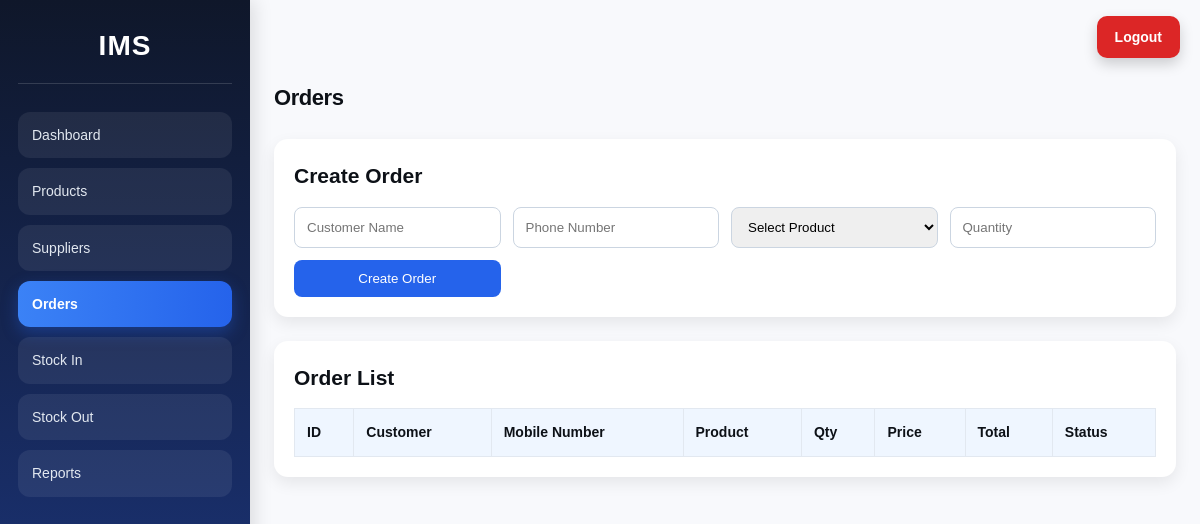
The app's page /orders.php (signed in), older data.
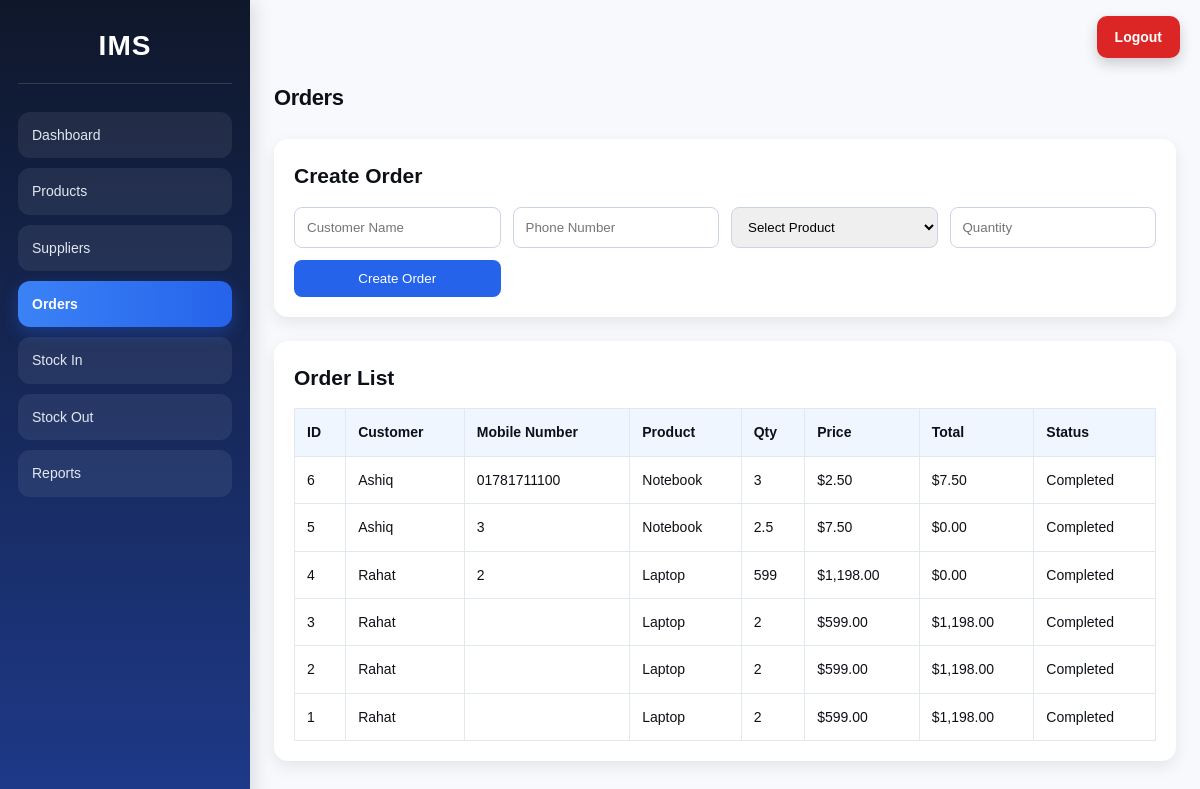
The same page, newer data.
### tables this page shows
CREATE TABLE orders (

id INTEGER PRIMARY KEY AUTOINCREMENT,
customer_name TEXT,
product_id INTEGER,
quantity INTEGER,
unit_price REAL,
total_price REAL,
status TEXT,
created_at DATETIME DEFAULT CURRENT_TIMESTAMP

, phone_number TEXT);

CREATE TABLE products (
    id INTEGER PRIMARY KEY AUTOINCREMENT,
    name TEXT NOT NULL,
    category TEXT NOT NULL,
    quantity INTEGER NOT NULL DEFAULT 0,
    price REAL NOT NULL DEFAULT 0,
    reorder_level INTEGER NOT NULL DEFAULT 5,
    supplier_id INTEGER NULL,
    FOREIGN KEY (supplier_id) REFERENCES suppliers(id) ON DELETE SET NULL
);

### orders.php (the view, shortened to what this page needs)
<?php
require_once 'includes/auth_check.php';
$orders = $pdo->query("SELECT o.*, p.name AS product_name FROM orders o JOIN products p ON o.product_id = p.id ORDER BY o.id DESC")->fetchAll();
require_once 'includes/header.php';
?>
<h1>Orders</h1>
<section class="panel">
<h2>Create Order</h2>
<form method="POST" class="grid-form">
<input type="text" name="customer_name" placeholder="Customer Name" required>
<input type="text" name="phone_number" placeholder="Phone Number" required>
<select name="product_id" required>
<option value="">Select Product</option>
</select>
<input type="number" name="quantity" placeholder="Quantity" min="1" required>
<button type="submit">Create Order</button>
</form>
</section>
<section class="panel">
<h2>Order List</h2>
<table>
<tr>
<th>ID</th>
<th>Customer</th>
<th>Mobile Number</th>
<th>Product</th>
<th>Qty</th>
<th>Price</th>
<th>Total</th>
<th>Status</th>
</tr>
<?php foreach($orders as $o): ?>
<tr>
<td><?= $o['id'] ?></td>
<td><?= htmlspecialchars($o['customer_name']) ?></td>
<td><?= htmlspecialchars($o['phone_number']) ?></td>
<td><?= htmlspecialchars($o['product_name']) ?></td>
<td><?= $o['quantity'] ?></td>
<td>$<?= number_format($o['unit_price'], 2) ?></td>
<td>$<?= number_format($o['total_price'], 2) ?></td>
<td><?= htmlspecialchars($o['status']) ?></td>
</tr>
<?php endforeach; ?>
</table>
</section>
<?php require_once 'includes/footer.php'; ?>

### includes/header.php (shortened to what this page needs)
<!DOCTYPE html>
<html lang="en">
<head>
    <link rel="stylesheet" href="assets/style.css">
</head>
<body>
    <a href="logout.php" class="logout-btn" onclick="return confirmLogout()">Logout</a>
<div class="app">
    <aside class="sidebar" id="sidebar">
        <h2>IMS</h2>
        <nav>
            <a href="dashboard.php" class="<?= basename($_SERVER['PHP_SELF']) == 'dashboard.php' ? 'active' : '' ?>">Dashboard</a>
            <a href="products.php" class="<?= basename($_SERVER['PHP_SELF']) == 'products.php' ? 'active' : '' ?>">Products</a>
            <a href="suppliers.php" class="<?= basename($_SERVER['PHP_SELF']) == 'suppliers.php' ? 'active' : '' ?>">Suppliers</a>
            <a href="orders.php" class="<?= basename($_SERVER['PHP_SELF']) == 'orders.php' ? 'active' : '' ?>">Orders</a>
            <a href="stock_in.php" class="<?= basename($_SERVER['PHP_SELF']) == 'stock_in.php' ? 'active' : '' ?>">Stock In</a>
            <a href="stock_out.php" class="<?= basename($_SERVER['PHP_SELF']) == 'stock_out.php' ? 'active' : '' ?>">Stock Out</a>
            <a href="reports.php" class="<?= basename($_SERVER['PHP_SELF']) == 'reports.php' ? 'active' : '' ?>">Reports</a>
        </nav>
    </aside>
    <main class="main-content">

### includes/footer.php (shortened to what this page needs)
    </main>
</div>
</body>
</html>

### assets/style.css (style rules this page uses)
:root { --bg: #f8f9fc; --surface: #ffffff; --surface-2: #f1f4f9; --text-primary: #0d1117; --sidebar-bg: #0d1117; --sidebar-text: #c9d0de; --sidebar-hover: #1a1f2e; --shadow-sm: 0 1px 3px rgba(13,17,23,0.06), 0 1px 2px rgba(13,17,23,0.04); --shadow-md: 0 4px 12px rgba(13,17,23,0.08), 0 2px 4px rgba(13,17,23,0.04); --shadow-lg: 0 8px 24px rgba(13,17,23,0.10),0 3px 8px rgba(13,17,23,0.05); --radius-sm: 6px; --radius-md: 10px; --radius-lg: 14px; --radius-xl: 18px; -transition: 0.18s cubic-bezier(0.4, 0,0.2,1); }
* { margin: 0; padding: 0; box-sizing: border-box; font-family: Arial, sans-serif; }
body { font-family: 'DM Sans',sans-serif; background: var(--bg); color: var(--text-primary); font-size: 14px; line-height: 1.6; -webkit-font-smoothing: antialiased; }
.app { display: flex; min-height: 100vh; }
.sidebar { width: 250px; min-height: 100vh; background: linear-gradient(180deg, #0f172a 0%, #1e3a8a 100%); color: #ffffff; padding: 24px 18px; box-shadow: 4px 0 18px rgba(0, 0, 0, 0.12); position: sticky; top: 0; }
.sidebar h2 { margin-bottom: 28px; font-size: 28px; font-weight: 700; text-align: center; letter-spacing: 1px; padding-bottom: 14px; border-bottom: 1px solid rgba(255,255,255,0.15); }
.sidebar nav { display: flex; flex-direction: column; gap: 10px; }
.sidebar nav a { display: block; color: #e2e8f0; text-decoration: none; padding: 12px 14px; border-radius: 12px; background: rgba(255,255,255,0.07); transition: 0.25s ease; font-weight: 500; }
.sidebar nav a.active { background: linear-gradient(90deg, #3b82f6, #2563eb); color: white; font-weight: 600; box-shadow: 0 6px 16px rgba(37, 99, 235, 0.35); }
.main-content { flex: 1; width: 100%; padding: 24px; padding-top: 80px; }
h1 { font-size: 22px; font-weight: 600; letter-spacing: -0.02em; color: var(--text-primary); margin-bottom: 24px; }
.panel { background: white; padding: 20px; border-radius: 14px; box-shadow: 0 6px 16px rgba(0,0,0,0.08); margin-bottom: 24px; }
.panel h2 { margin-bottom: 14px; }
.grid-form { display: grid; grid-template-columns: repeat(auto-fit, minmax(180px, 1fr)); gap: 12px; margin-top: 10px; }
input, select, button { padding: 11px 12px; border-radius: 8px; border: 1px solid #cbd5e1; }
button { background: #2563eb; color: white; border: none; cursor: pointer; }
table { width: 100%; border-collapse: collapse; margin-top: 14px; }
table th, table td { border: 1px solid #e2e8f0; padding: 12px; text-align: left; }
table th { background: #eff6ff; }
.logout-btn { position: fixed; top: 16px; right: 20px; background: #dc2626; color: white; padding: 10px 18px; border-radius: 10px; text-decoration: none; font-weight: 600; z-index: 1200; box-shadow: 0 6px 14px rgba(0,0,0,0.18); transition: 0.2s ease; }

Row changes from the older to the newer data that the page shows:
added orders: id "6", customer_name "Ashiq", phone_number "01781711100", product.name "Notebook", quantity "3", unit_price "2.50", total_price "7.50", status "Completed"
added orders: id "5", customer_name "Ashiq", phone_number "3", product.name "Notebook", quantity "2.5", unit_price "7.50", total_price "0.00", status "Completed"
added orders: id "4", customer_name "Rahat", phone_number "2", product.name "Laptop", quantity "599", unit_price "1,198.00", total_price "0.00", status "Completed"
added orders: id "3", customer_name "Rahat", product.name "Laptop", quantity "2", unit_price "599.00", total_price "1,198.00", status "Completed"
added orders: id "2", customer_name "Rahat", product.name "Laptop", quantity "2", unit_price "599.00", total_price "1,198.00", status "Completed"
added orders: id "1", customer_name "Rahat", product.name "Laptop", quantity "2", unit_price "599.00", total_price "1,198.00", status "Completed"
